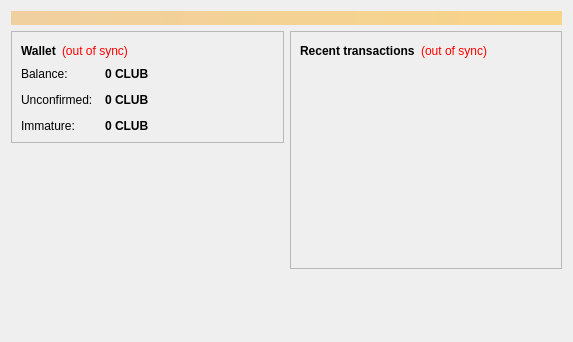
<?xml version="1.0" encoding="UTF-8"?>
<ui version="4.0">
 <class>OverviewPage</class>
 <widget class="QWidget" name="OverviewPage">
  <property name="geometry">
   <rect>
    <x>0</x>
    <y>0</y>
    <width>573</width>
    <height>342</height>
   </rect>
  </property>
  <property name="windowTitle">
   <string>Form</string>
  </property>
  <layout class="QVBoxLayout" name="topLayout">
   <item>
    <widget class="QLabel" name="labelAlerts">
     <property name="visible">
      <bool>false</bool>
     </property>
     <property name="styleSheet">
      <string notr="true">background-color: qlineargradient(x1: 0, y1: 0, x2: 1, y2: 0, stop:0 #F0D0A0, stop:1 #F8D488); color:#000000;</string>
     </property>
     <property name="wordWrap">
      <bool>true</bool>
     </property>
     <property name="margin">
      <number>3</number>
     </property>
    </widget>
   </item>
   <item>
    <layout class="QHBoxLayout" name="horizontalLayout" stretch="1,1">
     <item>
      <layout class="QVBoxLayout" name="verticalLayout_2">
       <item>
        <widget class="QFrame" name="frame">
         <property name="frameShape">
          <enum>QFrame::StyledPanel</enum>
         </property>
         <property name="frameShadow">
          <enum>QFrame::Raised</enum>
         </property>
         <layout class="QVBoxLayout" name="verticalLayout_4">
          <item>
           <layout class="QHBoxLayout" name="horizontalLayout_4">
            <item>
             <widget class="QLabel" name="label_5">
              <property name="font">
               <font>
                <weight>75</weight>
                <bold>true</bold>
               </font>
              </property>
              <property name="text">
               <string>Wallet</string>
              </property>
             </widget>
            </item>
            <item>
             <widget class="QLabel" name="labelWalletStatus">
              <property name="toolTip">
               <string>The displayed information may be out of date. Your wallet automatically synchronizes with the ClubCoin network after a connection is established, but this process has not completed yet.</string>
              </property>
              <property name="styleSheet">
               <string notr="true">QLabel { color: red; }</string>
              </property>
              <property name="text">
               <string notr="true">(out of sync)</string>
              </property>
              <property name="alignment">
               <set>Qt::AlignLeading|Qt::AlignLeft|Qt::AlignVCenter</set>
              </property>
             </widget>
            </item>
            <item>
             <spacer name="horizontalSpacer_2">
              <property name="orientation">
               <enum>Qt::Horizontal</enum>
              </property>
              <property name="sizeHint" stdset="0">
               <size>
                <width>40</width>
                <height>20</height>
               </size>
              </property>
             </spacer>
            </item>
           </layout>
          </item>
          <item>
           <layout class="QFormLayout" name="formLayout_2">
            <property name="fieldGrowthPolicy">
             <enum>QFormLayout::AllNonFixedFieldsGrow</enum>
            </property>
            <property name="horizontalSpacing">
             <number>12</number>
            </property>
            <property name="verticalSpacing">
             <number>12</number>
            </property>
            <item row="0" column="0">
             <widget class="QLabel" name="label">
              <property name="text">
               <string>Balance:</string>
              </property>
             </widget>
            </item>
            <item row="0" column="1">
             <widget class="QLabel" name="labelBalance">
              <property name="font">
               <font>
                <weight>75</weight>
                <bold>true</bold>
               </font>
              </property>
              <property name="cursor">
               <cursorShape>IBeamCursor</cursorShape>
              </property>
              <property name="toolTip">
               <string>Your current balance</string>
              </property>
              <property name="text">
               <string notr="true">0 CLUB</string>
              </property>
              <property name="textInteractionFlags">
               <set>Qt::LinksAccessibleByMouse|Qt::TextSelectableByKeyboard|Qt::TextSelectableByMouse</set>
              </property>
             </widget>
            </item>
            <item row="1" column="0">
             <widget class="QLabel" name="label_3">
              <property name="text">
               <string>Unconfirmed:</string>
              </property>
             </widget>
            </item>
            <item row="1" column="1">
             <widget class="QLabel" name="labelUnconfirmed">
              <property name="font">
               <font>
                <weight>75</weight>
                <bold>true</bold>
               </font>
              </property>
              <property name="cursor">
               <cursorShape>IBeamCursor</cursorShape>
              </property>
              <property name="toolTip">
               <string>Total of transactions that have yet to be confirmed, and do not yet count toward the current balance</string>
              </property>
              <property name="text">
               <string notr="true">0 CLUB</string>
              </property>
              <property name="textInteractionFlags">
               <set>Qt::LinksAccessibleByMouse|Qt::TextSelectableByKeyboard|Qt::TextSelectableByMouse</set>
              </property>
             </widget>
            </item>
            <item row="2" column="0">
             <widget class="QLabel" name="labelImmatureText">
              <property name="text">
               <string>Immature:</string>
              </property>
             </widget>
            </item>
            <item row="2" column="1">
             <widget class="QLabel" name="labelImmature">
              <property name="font">
               <font>
                <weight>75</weight>
                <bold>true</bold>
               </font>
              </property>
              <property name="toolTip">
               <string>Mined balance that has not yet matured</string>
              </property>
              <property name="text">
               <string notr="true">0 CLUB</string>
              </property>
              <property name="textInteractionFlags">
               <set>Qt::LinksAccessibleByMouse|Qt::TextSelectableByKeyboard|Qt::TextSelectableByMouse</set>
              </property>
             </widget>
            </item>
			
           </layout>
          </item>
         </layout>
        </widget>
       </item>
       <item>
        <spacer name="verticalSpacer">
         <property name="orientation">
          <enum>Qt::Vertical</enum>
         </property>
         <property name="sizeHint" stdset="0">
          <size>
           <width>20</width>
           <height>40</height>
          </size>
         </property>
        </spacer>
       </item>
		<item>
         <widget class="QLabel" name="label_wallet_bgcoin">
          <property name="text">
           <string/>
          </property>
          <property name="pixmap">
           <pixmap resource="../bitcoin.qrc">:/images/wallet_bgcoin</pixmap>
          </property>
          <property name="scaledContents">
           <bool>false</bool>
          </property>
          <property name="alignment">
           <set>Qt::AlignLeft</set>
          </property>
          <property name="margin">
           <number>-2</number>
          </property>
         </widget>
        </item>
	   </layout>
     </item>
     <item>
      <layout class="QVBoxLayout" name="verticalLayout_3">
       <item>
        <widget class="QFrame" name="frame_2">
         <property name="frameShape">
          <enum>QFrame::StyledPanel</enum>
         </property>
         <property name="frameShadow">
          <enum>QFrame::Raised</enum>
         </property>
         <layout class="QVBoxLayout" name="verticalLayout">
          <item>
           <layout class="QHBoxLayout" name="horizontalLayout_2">
            <item>
             <widget class="QLabel" name="label_4">
              <property name="text">
               <string>&lt;b&gt;Recent transactions&lt;/b&gt;</string>
              </property>
             </widget>
            </item>
            <item>
             <widget class="QLabel" name="labelTransactionsStatus">
              <property name="toolTip">
               <string>The displayed information may be out of date. Your wallet automatically synchronizes with the ClubCoin network after a connection is established, but this process has not completed yet.</string>
              </property>
              <property name="styleSheet">
               <string notr="true">QLabel { color: red; }</string>
              </property>
              <property name="text">
               <string notr="true">(out of sync)</string>
              </property>
              <property name="alignment">
               <set>Qt::AlignRight|Qt::AlignTrailing|Qt::AlignVCenter</set>
              </property>
             </widget>
            </item>
            <item>
             <spacer name="horizontalSpacer">
              <property name="orientation">
               <enum>Qt::Horizontal</enum>
              </property>
              <property name="sizeHint" stdset="0">
               <size>
                <width>40</width>
                <height>20</height>
               </size>
              </property>
             </spacer>
            </item>
           </layout>
          </item>
          <item>
           <widget class="QListView" name="listTransactions">
            <property name="styleSheet">
             <string notr="true">QListView { background: transparent; }</string>
            </property>
            <property name="frameShape">
             <enum>QFrame::NoFrame</enum>
            </property>
            <property name="verticalScrollBarPolicy">
             <enum>Qt::ScrollBarAlwaysOff</enum>
            </property>
            <property name="horizontalScrollBarPolicy">
             <enum>Qt::ScrollBarAlwaysOff</enum>
            </property>
            <property name="selectionMode">
             <enum>QAbstractItemView::NoSelection</enum>
            </property>
           </widget>
          </item>
         </layout>
        </widget>
       </item>
       <item>
        <spacer name="verticalSpacer_2">
         <property name="orientation">
          <enum>Qt::Vertical</enum>
         </property>
         <property name="sizeHint" stdset="0">
          <size>
           <width>20</width>
           <height>40</height>
          </size>
         </property>
        </spacer>
       </item>
      </layout>
     </item>
    </layout>
   </item>
  </layout>
 </widget>
 <resources/>
 <connections/>
</ui>
